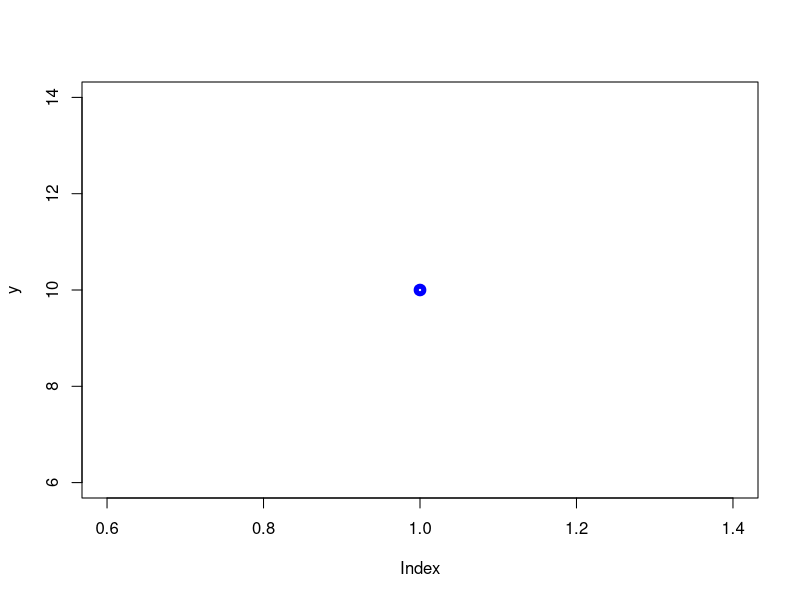
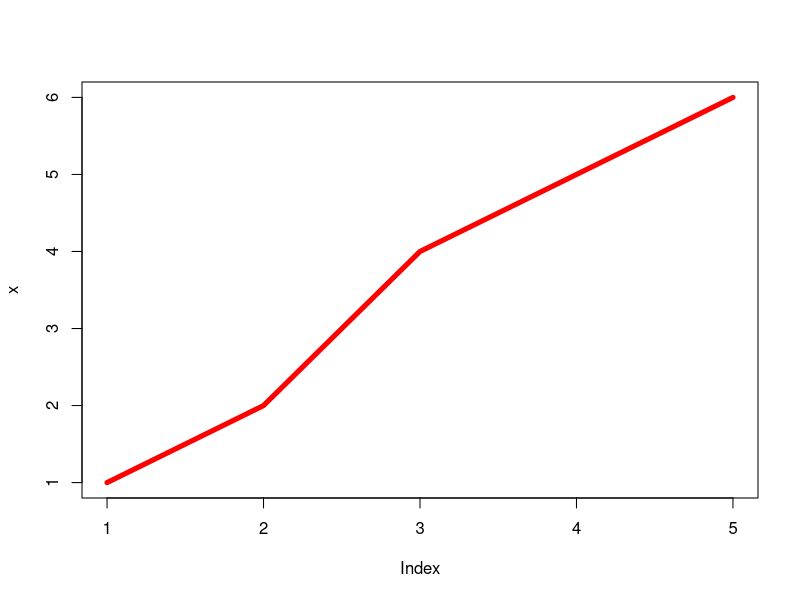

Write R code to recreate these figures, in order.
# dimensions 
#A point has a dimension of zero. 
#In math, a point is assumed to be a dot with no size (no length or width).
#A line or line segment has a dimension of one. 
# 0 dimension
#############################################
y <- 10
plot(y,type='p',col='blue',lwd=5)

#############################################
#A line or line segment has a dimension of one. It has a length. 
# 1 dimension R^1 = R
x <- c(1,2,4,5,6)
plot(x,type='l',col='red',lwd=5)

##############################################
